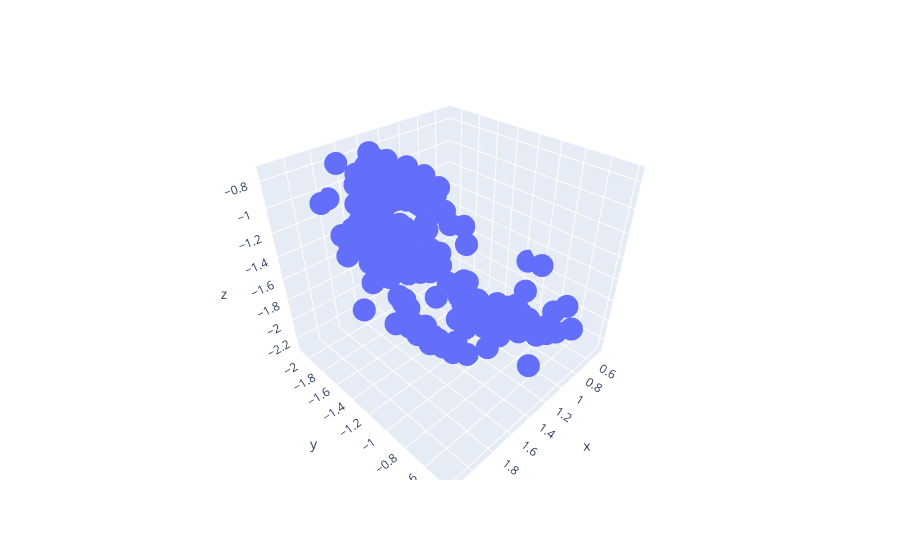

Notebook source saved alongside this figure:
### Code cell
data_res = data.query("ResName == 'ILE'").reset_index(drop=True)

import plotly.express as px
fig = px.scatter_3d(data_res, x='x', y='y', z='z')
fig.show()

### Figure 1 — Plotly figure (JSON) as saved in the notebook; plotly's stock layout.template omitted (floating-point values rounded to 4 significant figures; data arrays with more than 128 entries replaced by an {"elided": "..."} marker saying what was removed)
{"data": [{"hoverlabel": {"namelength": 0}, "hovertemplate": "x=%{x}<br>y=%{y}<br>z=%{z}", "legendgroup": "", "marker": {"color": "#636efa", "symbol": "circle"}, "mode": "markers", "name": "", "scene": "scene", "showlegend": false, "type": "scatter3d", "x": {"elided": "527 float values"}, "y": {"elided": "527 float values"}, "z": {"elided": "527 float values"}}], "layout": {"legend": {"tracegroupgap": 0}, "margin": {"t": 60}, "scene": {"domain": {"x": [0, 1], "y": [0, 1]}, "xaxis": {"title": {"text": "x"}}, "yaxis": {"title": {"text": "y"}}, "zaxis": {"title": {"text": "z"}}}}}
